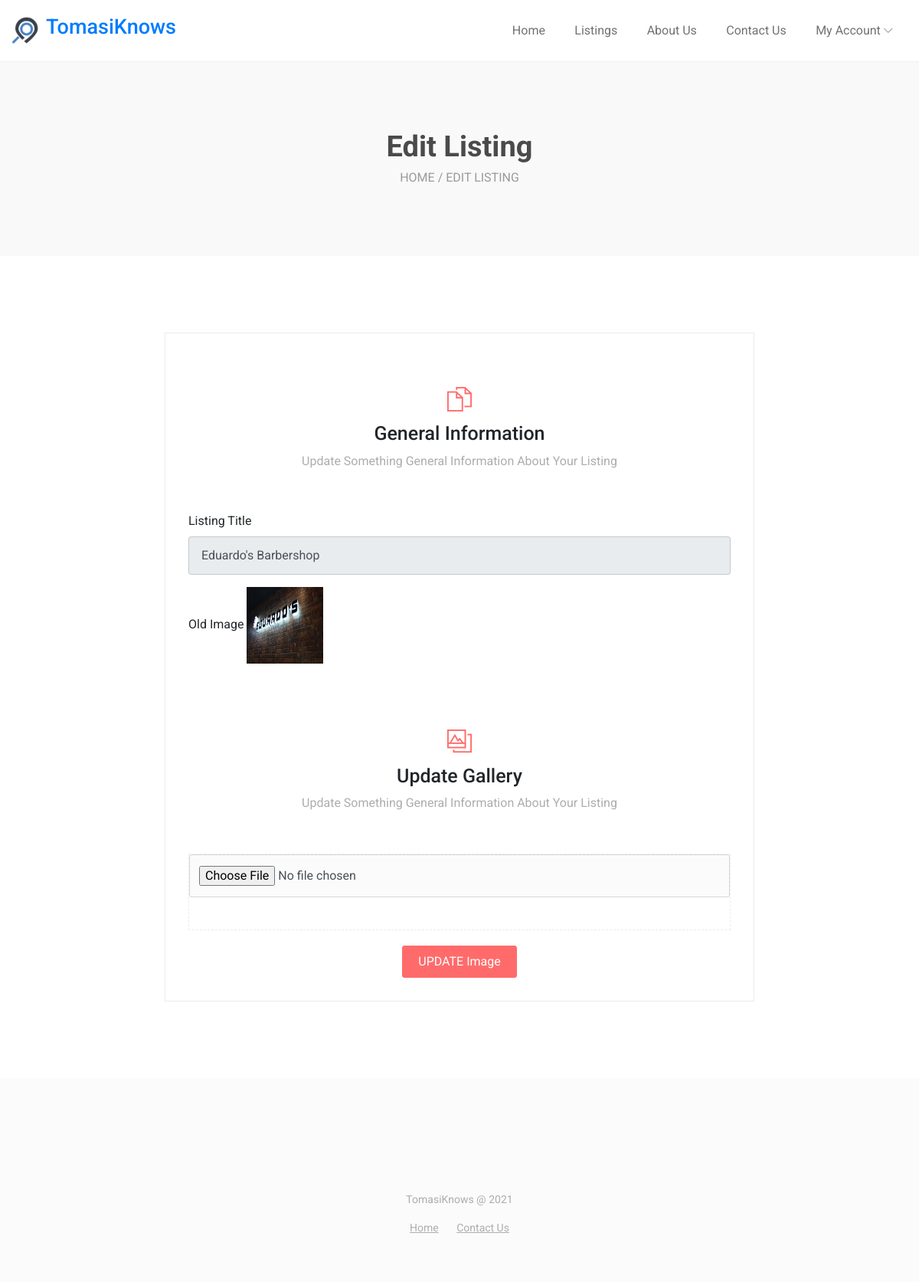
Page /changeimage.php?editid=2 (signed in) on the committed database.
### tables this page shows
CREATE TABLE `tbllisting` (
  `ID` int(10) NOT NULL AUTO_INCREMENT,
  `UserID` int(10) DEFAULT NULL,
  `ListingTitle` varchar(200) DEFAULT NULL,
  `Keyword` varchar(200) DEFAULT NULL,
  `Category` int(10) DEFAULT NULL,
  `Website` varchar(200) DEFAULT NULL,
  `Address` mediumtext DEFAULT NULL,
  `Address_location` text DEFAULT NULL,
  `TemporaryAddress` mediumtext DEFAULT NULL,
  `City` varchar(200) DEFAULT NULL,
  `State` varchar(200) DEFAULT NULL,
  `Country` varchar(200) DEFAULT NULL,
  `Zipcode` int(10) DEFAULT NULL,
  `OwnerName` varchar(200) DEFAULT NULL,
  `Email` varchar(200) DEFAULT NULL,
  `Phone` varchar(20) DEFAULT NULL,
  `CompanyWebsite` varchar(200) DEFAULT NULL,
  `OwnerDesignation` varchar(200) DEFAULT NULL,
  `Company` varchar(200) DEFAULT NULL,
  `FacebookLink` varchar(200) DEFAULT NULL,
  `TweeterLink` varchar(200) DEFAULT NULL,
  `Googlepluslink` varchar(200) DEFAULT NULL,
  `Linkedinlink` varchar(200) DEFAULT NULL,
  `Description` longtext DEFAULT NULL,
  `Logo` text DEFAULT NULL,
  `ListingDate` timestamp NOT NULL DEFAULT current_timestamp() ON UPDATE current_timestamp(),
  `n_name_of_business` varchar(60) DEFAULT NULL,
  `n_name_of_business_owner` varchar(60) DEFAULT NULL,
  `n_name_of_business_address` text DEFAULT NULL,
  `n_line_of_business` varchar(60) DEFAULT NULL,
  `n_email` varchar(50) DEFAULT NULL,
  `n_phone_number` varchar(25) DEFAULT NULL,
  `isDeleted` int(11) DEFAULT 0,
  `longitude` varchar(60) DEFAULT NULL,
  `latitude` varchar(60) DEFAULT NULL,
  PRIMARY KEY (`ID`),
  KEY `userid` (`UserID`),
  KEY `catid` (`Category`),
  CONSTRAINT `catid` FOREIGN KEY (`Category`) REFERENCES `tblcategory` (`ID`) ON DELETE NO ACTION ON UPDATE NO ACTION,
  CONSTRAINT `tbllisting_ibfk_1` FOREIGN KEY (`UserID`) REFERENCES `tbladmin` (`ID`)
);

### changeimage.php (the view, shortened to what this page needs)
<?php
if (strlen($_SESSION['lssemsuid']==0)) {
header('location:logout.php');
  } else{
?>
<!DOCTYPE html>
<html lang="en">
<head>
    <link rel="stylesheet" href="css/bootstrap.min.css">
    <link rel="stylesheet" href="css/themify-icons.css">
    <link rel="stylesheet" href="css/font-awesome.min.css">
    <link href="css/set1.css" rel="stylesheet">
    <link rel="stylesheet" href="css/style.css">
</head>
<body>
<?php include_once('includes/header.php');?>
    <section class="subpage-bg">
        <div class="container-fluid">
            <div class="row justify-content-center">
                <div class="col-md-10">
                    <div class="titile-block title-block_subpage">
                        <h2>Edit Listing</h2>
                        <p> <a href="index.php"> Home</a> / Edit Listing</p>
                    </div>
                </div>
            </div>
        </div>
    </section>
    <section class="main-block">
        <div class="container-fluid">
            <div class="row justify-content-center">
                <div class="col-md-8">
                    <div class="listing-wrap">
                        <form method="post" enctype="multipart/form-data">
                            <?php
$eid=$_GET['editid'];
$sql="SELECT tblcategory.Category as cat,tbllisting.*  from tbllisting inner join tblcategory on tblcategory.ID=tbllisting.Category where tbllisting.ID=:eid";
$query = $dbh -> prepare($sql);
$query->bindParam(':eid',$eid,PDO::PARAM_STR);
$query->execute();
$results=$query->fetchAll(PDO::FETCH_OBJ);
$cnt=1;
if($query->rowCount() > 0)
{
foreach($results as $row)
{               ?>
                            <div class="listing-title">
                                <span class="ti-files"></span>
                                <h4>General Information</h4>
                                <p>Update Something General Information About Your Listing</p>
                            </div>
                            <div class="row">
                                <div class="col-md-12">
                                    <div class="form-group">
                                        <label>Listing Title</label>
                                        <input type="text" class="form-control add-listing_form" name="listingtitle" readonly="true" value="<?php  echo $row->ListingTitle;?>">
                                    </div>
                                </div>
                            </div>
                           <div class="row">
                               <div class="col-md-12">
                                    <div class="form-group">
                                        <label>Old Image</label>
                                        <img src="images/<?php echo $row->Logo;?>" width="100" height="100" value="<?php  echo $row->Logo;?>">
                                    </div>
                                </div>
                            </div>
                            <div class="listing-title">
                                <span class="ti-gallery"></span>
                                <h4>Update Gallery</h4>
                                <p>Update Something General Information About Your Listing</p>
                            </div>
                            <div class="row">
                                <div class="col-md-12">
                                    <div class="custom-file">
 <input type="file" name="newpic" value="" class="form-control" id="newpic" required='true'>
                                    </div>
                                </div>
                            </div>
                            <?php $cnt=$cnt+1;}} ?>
                            <div class="row">
                                <div class="col-md-12">
                                    <div class="btn-wrap btn-wrap2">
                                       <button type="submit" class="btn btn-primary" name="submit" id="submit">UPDATE Image</button>
                                    </div>
                                </div>
                            </div>
                        </form>
                    </div>
                </div>
            </div>
        </div>
    </section>
   <?php include_once('includes/footer.php');?>
</body>
</html><?php } ?>

### css/style.css (style rules this page uses)
body { font-family: 'Roboto', sans-serif; }
h2 { font-size: 38px; font-weight: 700; color: #484848; }
h4 { font-size: 25px; }
.main-block { padding: 100px 0; }
.container-fluid { max-width: 1500px; }
.titile-block { text-align: center; margin: 0 0 40px; }
.titile-block p { font-family: 'Roboto', sans-serif; font-size: 20px; color: #989898; margin: 0; }
.btn-wrap { text-align: center; margin: 40px 0 0; }
.btn-wrap2 { margin: 20px 0 0; }
.subpage-bg { background: #f9f9f9; background-size: cover; }
.title-block_subpage { margin: 0; padding: 90px 0; }
.title-block_subpage h2 { color: #4a4a4a; }
.title-block_subpage p { color: #9a9a9a; text-transform: uppercase; font-size: 16px; }
.title-block_subpage p a { color: #9a9a9a; text-transform: uppercase; }
.listing-wrap { border: 1px solid #ececec; padding: 0 30px 30px; }
.listing-wrap form { margin: 46px 0 0; }
.listing-title { text-align: center; margin: 70px 0 54px; }
.listing-title span { font-size: 32px; color: #ff6b6b; }
.listing-title h4 { margin: 10px 0; }
.listing-title p { color: #adadad; }
.form-control { padding: 14px 12px; background: #fbfbfb; }
*, *:before, *:after { -webkit-box-sizing: border-box; box-sizing: border-box; }
.custom-file { width: 100%; border: 1px dashed #ececec; height: 100px; }
.btn-primary { background: #ff6b6b; border-color: #ff6b6b; border-radius: 3px; padding: 10px 20px; cursor: pointer; }

### rows in the picture
tbllisting: listingtitle "Eduardo's Barbershop", Logo (picture)
